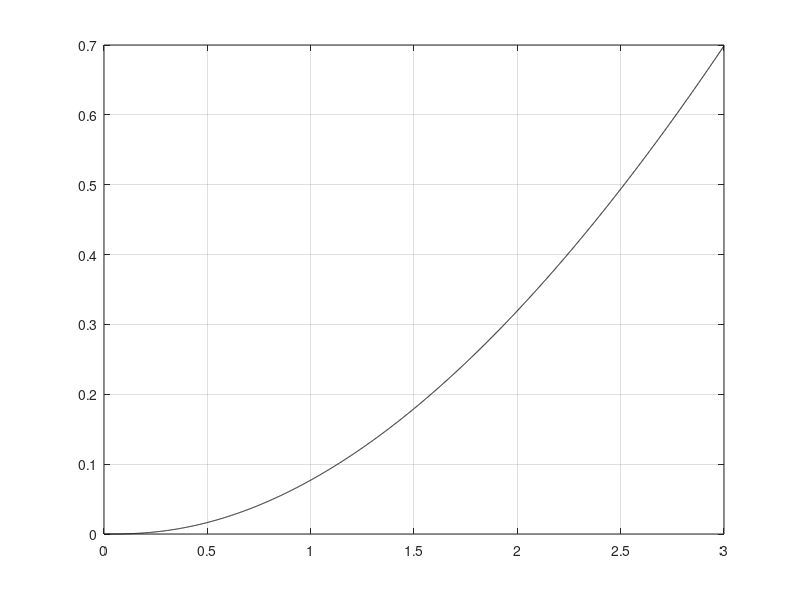
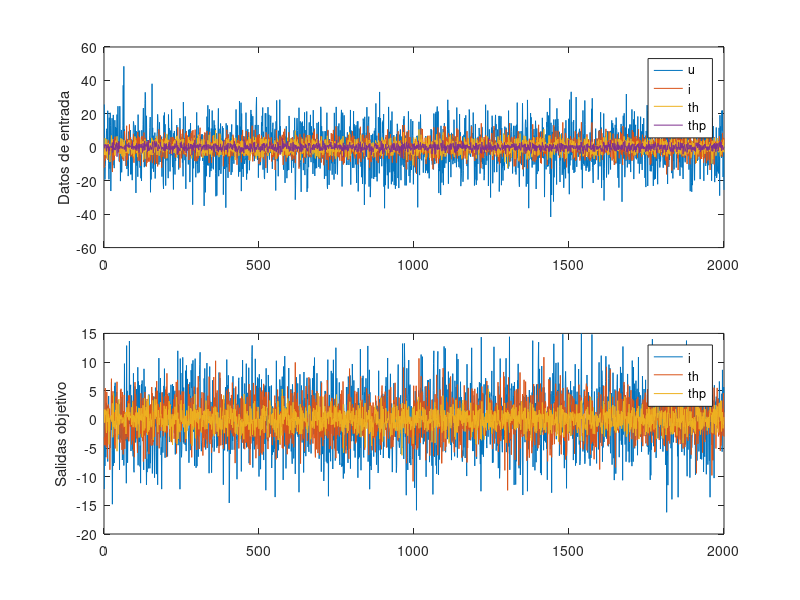

Source code (MATLAB) for these figures, in order:
clear all; clc; close all

%Matrices del Sistema
A = [ -0.2 0 -0.02
       0 0  1 
       1 0 -10 ]
B = [ 2 
      0
      0]
C = [ 0 1 0 ]
D = [ 0 ]

%Definimos los tiempos
ti = 0;
dt = 0.001; 
tf = 3;

%Condiciones iniciales
x = [ 0 0 0 ]';
u = 1;

%Simulacion
k = 1;

for t = ti:dt:tf    
    TI(k,1) = t;
    x1(k,1) = x(1,1);
    x2(k,1) = x(2,1);
    x3(k,1) = x(3,1);
    %Sistema
    xp = A*x + B*u;
    y = C*x + D*u;
    
    Y(k,1) = y;
    
    x = x + xp*dt;
     
    k = k+1;
end
 figure(1)
 plot(TI,Y,'k')
 grid on
%_________________________

%Preparar los datos para entrenamiento
u = 12*randn(1,2000);
i = 5*randn(1,2000);
th = pi*randn(1,2000);
thp = pi/2*randn(1,2000);
xd = [i; th; thp];
entradas = [u; i ; th; thp];

figure(2)
subplot(211)
plot(entradas')
ylabel("Datos de entrada")
legend('u','i','th','thp')

xdp = A*xd + B*u;
xd = xd + xdp*dt;

subplot(212)
plot(xd')
ylabel("Salidas objetivo")
legend('i','th','thp')
objetivos = xd;

save DatosMotorDC entradas objetivos

